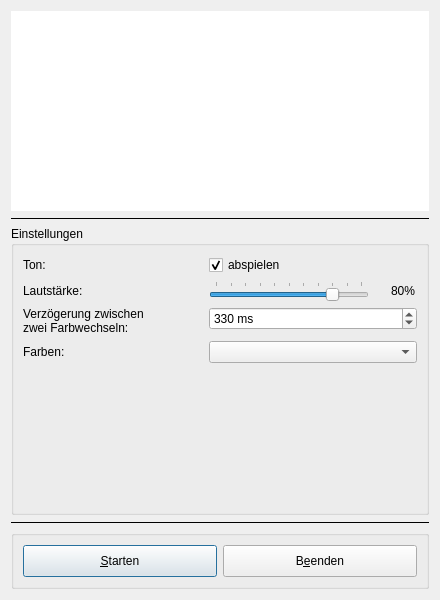
<?xml version="1.0" encoding="UTF-8"?>
<ui version="4.0">
 <class>Dialog</class>
 <widget class="QDialog" name="Dialog">
  <property name="geometry">
   <rect>
    <x>0</x>
    <y>0</y>
    <width>440</width>
    <height>600</height>
   </rect>
  </property>
  <property name="sizePolicy">
   <sizepolicy hsizetype="Fixed" vsizetype="Fixed">
    <horstretch>0</horstretch>
    <verstretch>0</verstretch>
   </sizepolicy>
  </property>
  <property name="minimumSize">
   <size>
    <width>440</width>
    <height>600</height>
   </size>
  </property>
  <property name="maximumSize">
   <size>
    <width>440</width>
    <height>600</height>
   </size>
  </property>
  <property name="windowTitle">
   <string>Einstellungen</string>
  </property>
  <layout class="QVBoxLayout" name="verticalLayout">
   <item>
    <widget class="QLabel" name="graphicLabel">
     <property name="sizePolicy">
      <sizepolicy hsizetype="Expanding" vsizetype="Expanding">
       <horstretch>0</horstretch>
       <verstretch>0</verstretch>
      </sizepolicy>
     </property>
     <property name="minimumSize">
      <size>
       <width>0</width>
       <height>200</height>
      </size>
     </property>
     <property name="maximumSize">
      <size>
       <width>16777215</width>
       <height>200</height>
      </size>
     </property>
     <property name="toolTip">
      <string notr="true"/>
     </property>
     <property name="styleSheet">
      <string notr="true">background-color: #ffffff;</string>
     </property>
     <property name="frameShape">
      <enum>QFrame::NoFrame</enum>
     </property>
     <property name="lineWidth">
      <number>0</number>
     </property>
     <property name="text">
      <string notr="true"/>
     </property>
     <property name="pixmap">
      <pixmap resource="hellocomputer.qrc">:/banner.png</pixmap>
     </property>
     <property name="scaledContents">
      <bool>false</bool>
     </property>
     <property name="alignment">
      <set>Qt::AlignCenter</set>
     </property>
    </widget>
   </item>
   <item>
    <widget class="Line" name="topHLine">
     <property name="frameShadow">
      <enum>QFrame::Plain</enum>
     </property>
     <property name="orientation">
      <enum>Qt::Horizontal</enum>
     </property>
    </widget>
   </item>
   <item>
    <widget class="QGroupBox" name="settingsGrpBox">
     <property name="toolTip">
      <string notr="true"/>
     </property>
     <property name="title">
      <string>Einstellungen</string>
     </property>
     <layout class="QFormLayout" name="formLayout">
      <item row="0" column="0">
       <widget class="QLabel" name="soundSettingLabel">
        <property name="sizePolicy">
         <sizepolicy hsizetype="Preferred" vsizetype="Preferred">
          <horstretch>0</horstretch>
          <verstretch>0</verstretch>
         </sizepolicy>
        </property>
        <property name="text">
         <string>Ton:</string>
        </property>
       </widget>
      </item>
      <item row="0" column="1">
       <widget class="QCheckBox" name="soundSettingCheckbox">
        <property name="sizePolicy">
         <sizepolicy hsizetype="Preferred" vsizetype="Fixed">
          <horstretch>0</horstretch>
          <verstretch>0</verstretch>
         </sizepolicy>
        </property>
        <property name="text">
         <string>abspielen</string>
        </property>
        <property name="checked">
         <bool>true</bool>
        </property>
       </widget>
      </item>
      <item row="2" column="0">
       <widget class="QLabel" name="volumeSettingLabel">
        <property name="sizePolicy">
         <sizepolicy hsizetype="Preferred" vsizetype="Preferred">
          <horstretch>0</horstretch>
          <verstretch>0</verstretch>
         </sizepolicy>
        </property>
        <property name="text">
         <string>Lautstärke:</string>
        </property>
       </widget>
      </item>
      <item row="2" column="1">
       <layout class="QHBoxLayout" name="volumeSliderHlLayout">
        <item>
         <widget class="QSlider" name="volumeSettingSlider">
          <property name="sizePolicy">
           <sizepolicy hsizetype="Fixed" vsizetype="Fixed">
            <horstretch>0</horstretch>
            <verstretch>0</verstretch>
           </sizepolicy>
          </property>
          <property name="minimumSize">
           <size>
            <width>160</width>
            <height>0</height>
           </size>
          </property>
          <property name="toolTip">
           <string notr="true"/>
          </property>
          <property name="maximum">
           <number>100</number>
          </property>
          <property name="value">
           <number>80</number>
          </property>
          <property name="orientation">
           <enum>Qt::Horizontal</enum>
          </property>
          <property name="tickPosition">
           <enum>QSlider::TicksAbove</enum>
          </property>
          <property name="tickInterval">
           <number>10</number>
          </property>
         </widget>
        </item>
        <item>
         <widget class="QLabel" name="volumeSettingPercentageLabel">
          <property name="sizePolicy">
           <sizepolicy hsizetype="Fixed" vsizetype="Preferred">
            <horstretch>0</horstretch>
            <verstretch>0</verstretch>
           </sizepolicy>
          </property>
          <property name="minimumSize">
           <size>
            <width>40</width>
            <height>0</height>
           </size>
          </property>
          <property name="toolTip">
           <string notr="true"/>
          </property>
          <property name="text">
           <string notr="true">80%</string>
          </property>
          <property name="alignment">
           <set>Qt::AlignRight|Qt::AlignTrailing|Qt::AlignVCenter</set>
          </property>
         </widget>
        </item>
       </layout>
      </item>
      <item row="4" column="0">
       <widget class="QLabel" name="frequencySettingLabel">
        <property name="text">
         <string>Verzögerung zwischen zwei Farbwechseln:</string>
        </property>
        <property name="wordWrap">
         <bool>true</bool>
        </property>
       </widget>
      </item>
      <item row="4" column="1">
       <widget class="QSpinBox" name="frequencySettingSpinBox">
        <property name="buttonSymbols">
         <enum>QAbstractSpinBox::UpDownArrows</enum>
        </property>
        <property name="suffix">
         <string extracomment="add a space before abbreviation of milliseconds"> ms</string>
        </property>
        <property name="minimum">
         <number>100</number>
        </property>
        <property name="maximum">
         <number>3000</number>
        </property>
        <property name="singleStep">
         <number>10</number>
        </property>
        <property name="value">
         <number>330</number>
        </property>
       </widget>
      </item>
      <item row="6" column="0">
       <spacer name="leftColumnSpacer">
        <property name="orientation">
         <enum>Qt::Horizontal</enum>
        </property>
        <property name="sizeType">
         <enum>QSizePolicy::Preferred</enum>
        </property>
        <property name="sizeHint" stdset="0">
         <size>
          <width>180</width>
          <height>20</height>
         </size>
        </property>
       </spacer>
      </item>
      <item row="6" column="1">
       <spacer name="rightColumnSpacer">
        <property name="orientation">
         <enum>Qt::Horizontal</enum>
        </property>
        <property name="sizeType">
         <enum>QSizePolicy::Fixed</enum>
        </property>
        <property name="sizeHint" stdset="0">
         <size>
          <width>196</width>
          <height>20</height>
         </size>
        </property>
       </spacer>
      </item>
      <item row="5" column="0">
       <widget class="QLabel" name="colorSettingLabel">
        <property name="text">
         <string>Farben:</string>
        </property>
       </widget>
      </item>
      <item row="5" column="1">
       <widget class="QComboBox" name="colorSettingComboBox"/>
      </item>
      <item row="7" column="0">
       <spacer name="verticalSpacer">
        <property name="orientation">
         <enum>Qt::Vertical</enum>
        </property>
        <property name="sizeHint" stdset="0">
         <size>
          <width>20</width>
          <height>40</height>
         </size>
        </property>
       </spacer>
      </item>
     </layout>
    </widget>
   </item>
   <item>
    <widget class="Line" name="bottomHLine">
     <property name="frameShadow">
      <enum>QFrame::Plain</enum>
     </property>
     <property name="orientation">
      <enum>Qt::Horizontal</enum>
     </property>
    </widget>
   </item>
   <item>
    <widget class="QGroupBox" name="buttonsGrpBox">
     <property name="maximumSize">
      <size>
       <width>16777215</width>
       <height>80</height>
      </size>
     </property>
     <property name="toolTip">
      <string notr="true"/>
     </property>
     <property name="title">
      <string notr="true"/>
     </property>
     <layout class="QHBoxLayout" name="horizontalLayout">
      <item>
       <widget class="QPushButton" name="startBtn">
        <property name="minimumSize">
         <size>
          <width>0</width>
          <height>32</height>
         </size>
        </property>
        <property name="text">
         <string>&amp;Starten</string>
        </property>
       </widget>
      </item>
      <item>
       <widget class="QPushButton" name="quitBtn">
        <property name="minimumSize">
         <size>
          <width>0</width>
          <height>32</height>
         </size>
        </property>
        <property name="text">
         <string>B&amp;eenden</string>
        </property>
       </widget>
      </item>
     </layout>
    </widget>
   </item>
  </layout>
 </widget>
 <resources>
  <include location="hellocomputer.qrc"/>
 </resources>
 <connections/>
</ui>
